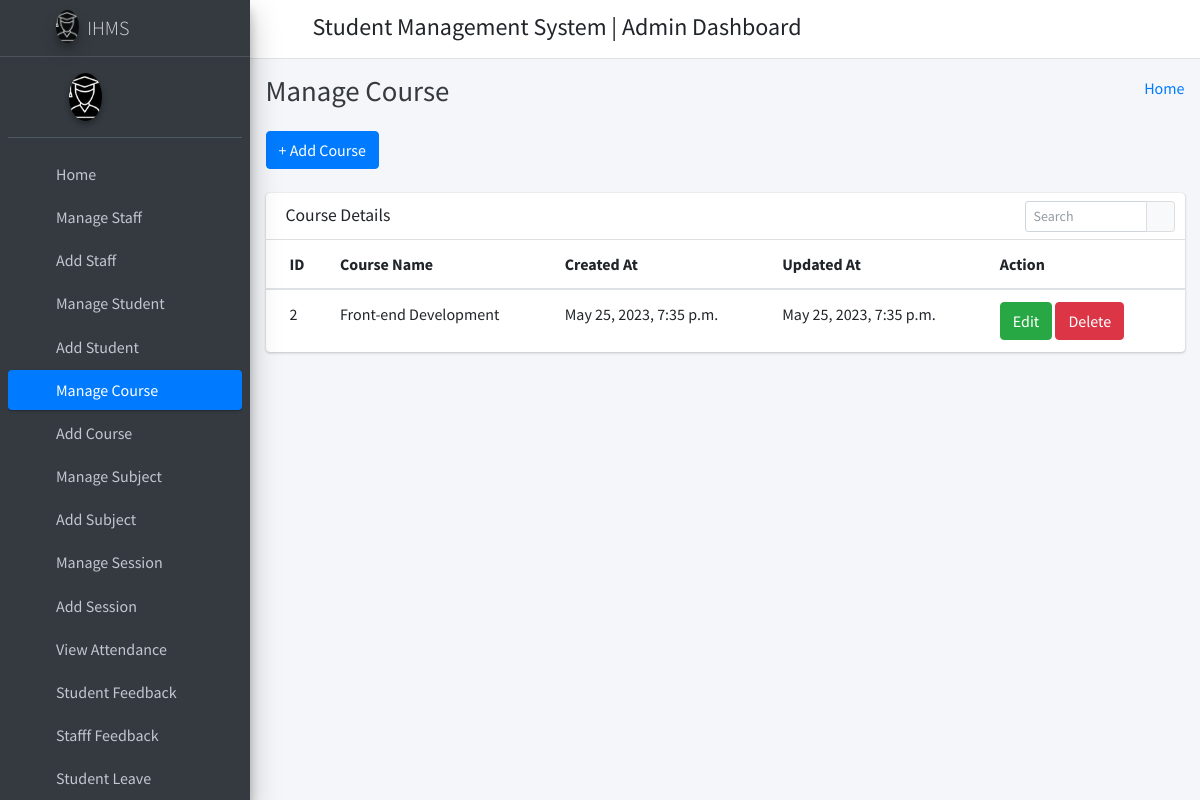
Screenshot of /manage_course/ with the database file from the repository.
### cms/models.py (models this page shows)
class Courses(models.Model):
    id = models.AutoField(primary_key=True)
    course_name = models.CharField(max_length=255)
    created_at = models.DateTimeField(auto_now_add=True)
    updated_at = models.DateTimeField(auto_now=True)
    objects = models.Manager()

### cms/HodViews.py (the view)
# urls.py: path('manage_course/', HodViews.manage_course, name="manage_course"),
def manage_course(request):
    courses = Courses.objects.all()
    context = {
        "courses": courses
    }
    return render(request, 'cms/hod_template/manage_course_template.html', context)

### cms/templates/cms/hod_template/manage_course_template.html (shortened to what this page needs)
{% extends 'cms/hod_template/base_template.html' %}
{% block page_title %}
    Manage Course
{% endblock page_title %}
{% block main_content %}
{% load static %}
<section class="content">
        <div class="container-fluid">
            <a class="btn btn-primary" href="{% url 'cms:add_course' %}" role="button">+ Add Course</a> <br/>&nbsp;
            <div class="row">
                <div class="col-md-12">
                    <div class="card">
                        <div class="card-header">
                            <h3 class="card-title">Course Details</h3>
                            <div class="card-tools">
                            <div class="input-group input-group-sm" style="width: 150px;">
                                <input type="text" name="table_search" class="form-control float-right" placeholder="Search">
                                <div class="input-group-append">
                                <button type="submit" class="btn btn-default"><i class="fas fa-search"></i></button>
                                </div>
                            </div>
                            </div>
                        </div>
                        <div class="card-body table-responsive p-0">
                            <table class="table table-hover text-nowrap">
                            <thead>
                                <tr>
                                <th>ID</th>
                                <th>Course Name</th>
                                <th>Created At</th>
                                <th>Updated At</th>
                                <th>Action</th>
                                </tr>
                            </thead>
                            <tbody>
                                {% for course in courses %}
                                <tr>
                                <td>{{ course.id }}</td>
                                <td>{{ course.course_name }}</td>
                                <td>{{ course.created_at }}</td>
                                <td>{{ course.updated_at }}</td>
                                <td>
                                    <a href="{% url 'cms:edit_course' course.id %}" class="btn btn-success">Edit</a>
                                    <a href="{% url 'cms:delete_course' course.id %}" class="btn btn-danger">Delete</a>
                                </td>
                                </tr>
                                {% endfor %}
                            </tbody>
                            </table>
                        </div>
                        </div>
                </div>
            </div>
        </div>
      </section>
  {% endblock main_content %}

### rows the page displays
Courses: id "2", course_name "Front-end Development", created_at "May 25, 2023, 7:35 p.m.", updated_at "May 25, 2023, 7:35 p.m."
